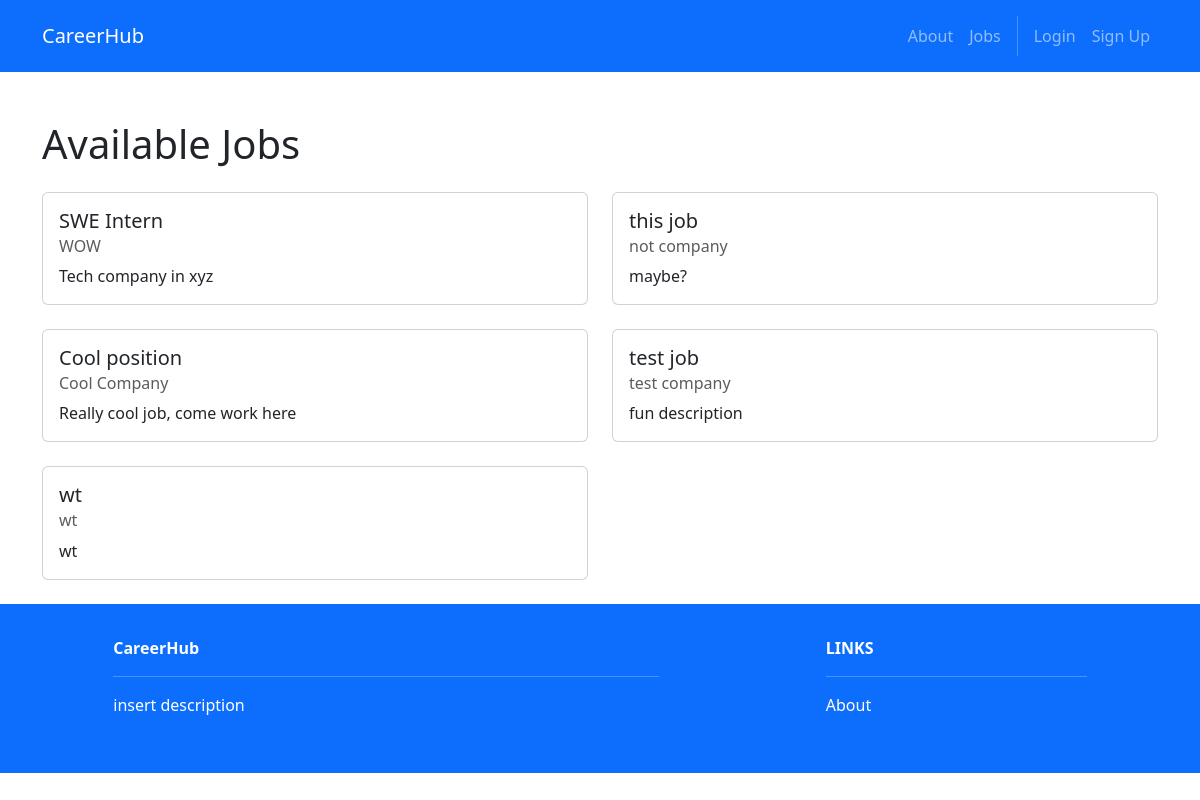
Before: /recruiters/ with the older database file.
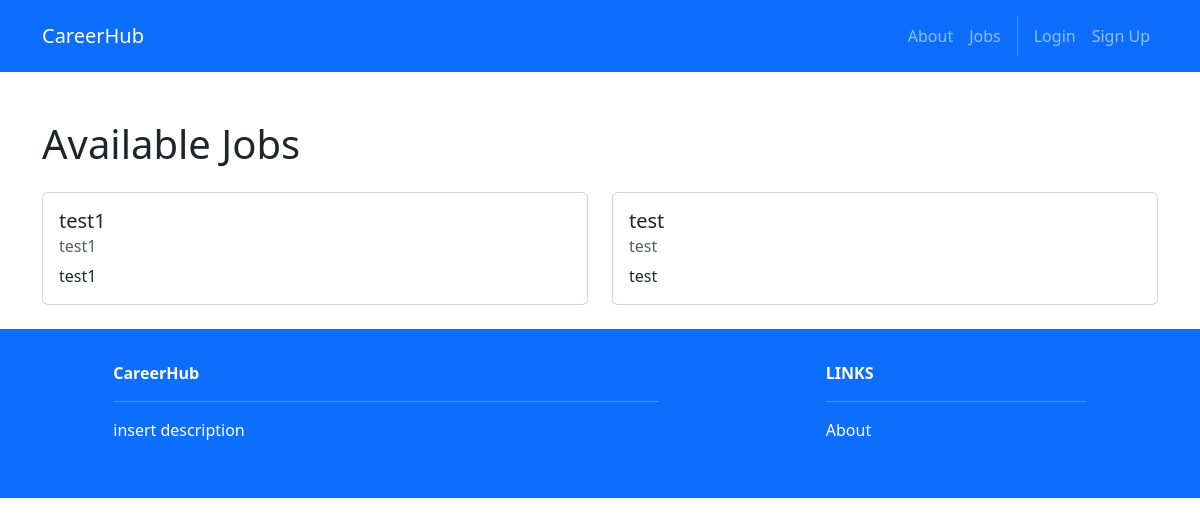
After: the same page with the newer database file.
### recruiters/models.py (models this page shows, shortened)
class Post(models.Model):
    id = models.AutoField(primary_key=True)
    title = models.CharField(max_length=200)
    company = models.CharField(max_length=200)
    description = models.TextField()
    location = models.CharField(max_length=200)
    lat = models.FloatField(null=True, blank=True)
    lng = models.FloatField(null=True, blank=True)
    salary_range = models.CharField(max_length=100)
    required_skills = models.ManyToManyField(Skill)
    recruiter = models.ForeignKey(User, on_delete=models.CASCADE)
    created_at = models.DateTimeField(auto_now_add=True)
    updated_at = models.DateTimeField(auto_now=True)
    VISA_CHOICES = [
        ('yes', 'Yes'),
        ('no', 'No'),
    ]
    visa_sponsorship = models.CharField(max_length=3, choices=VISA_CHOICES, default='no')

### recruiters/views.py (the view)
# urls.py: path('', views.index, name='home.index'),
def index(request):
    posts = Post.objects.all().order_by('-created_at')
    return render(request, 'recruiters/index.html', {'posts': posts})

### recruiters/templates/recruiters/index.html (shortened to what this page needs)
{% extends 'base.html' %}
{% block content %}
<div class="container mt-5">
    <h1>Available Jobs</h1>
    <div class="row mt-4">
        {% for post in posts %}
        <div class="col-md-6 mb-4">
            <div class="card">
                <div class="card-body">
                    <h5 class="card-title">{{ post.title }}</h5>
                    <h6 class="card-subtitle mb-2 text-muted">{{ post.company }}</h6>
                    <p class="card-text">{{ post.description|truncatewords:30 }}</p>
                </div>
            </div>
        </div>
        {% endfor %}
    </div>
</div>
{% endblock %}

Changed rows visible on the page:
removed Post: title "SWE Intern", company "WOW", description "Tech company in xyz"
removed Post: title "this job", company "not company", description "maybe?"
removed Post: title "Cool position", company "Cool Company", description "Really cool job, come work here"
removed Post: title "test job", company "test company", description "fun description"
removed Post: title "wt", company "wt", description "wt"
added Post: title "test1", company "test1", description "test1"
added Post: title "test", company "test", description "test"
